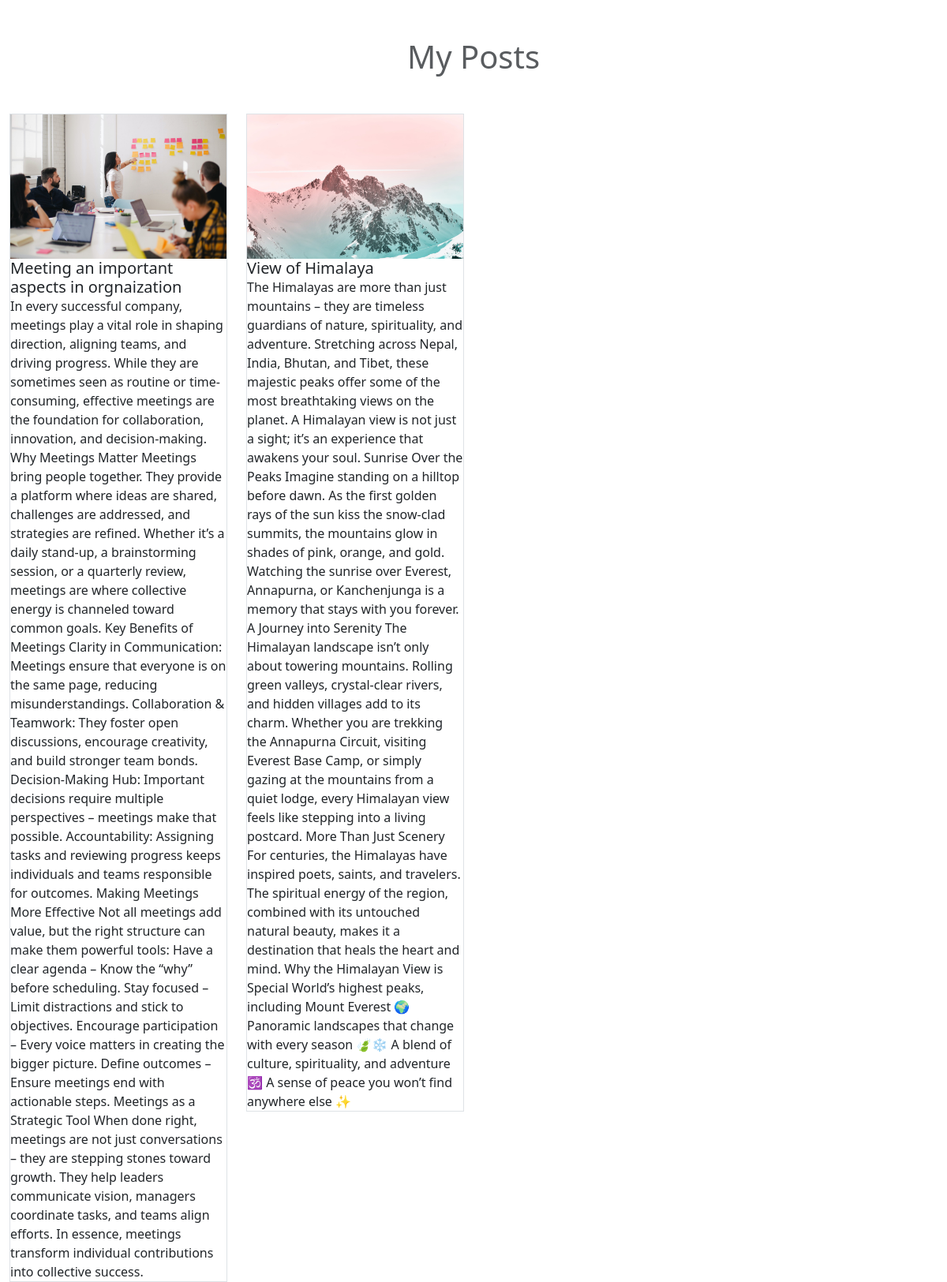
Screenshot of /blog/ with the database file from the repository.
### blog_app/models.py (models this page shows, shortened)
class Post(models.Model):
    title=models.CharField(max_length=100)
    content=models.TextField()
    image=models.ImageField(upload_to='post_image')
    created_at=models.DateTimeField(auto_now_add=True)
    updated_at=models.DateTimeField(auto_now=True)
    class Meta:
        ordering=['-created_at']
        db_table="blog_website"
        verbose_name_plural="Post"

### blog_app/views.py (the view)
# urls.py: path('blog/',views.get_all_post,name="blog"),
def get_all_post(request):
    posts=Post.objects.all()
    return render (request,'blog-app/blog.html',{
        'posts':posts
    })

### blog_app/templates/blog-app/blog.html (shortened to what this page needs)
<!DOCTYPE html>
<html lang="en">
<head>
   <link href="https://cdn.jsdelivr.net/npm/bootstrap@5.3.7/dist/css/bootstrap.min.css" rel="stylesheet">
</head>
<body>
    <div class="container-fluid ">
        <h1 class="text-center text-muted my-5">My Posts</h1>
         <div class="row row-cols-1 row-cols-md-4 g-4">
           {% for post in posts %}
  <div class="col">
    <div class="w-64 h-40 border">
      <img src="{{post.image.url}}" class="card-img-top" alt="{{post.title}}">
      <div class="card-body">
        <h5 class="card-title">{{post.title}}</h5>
        <p class="card-text">{{post.content}}</p>
      </div>
    </div>
  </div>
  {% endfor %}
    </div>
</body>
</html>

### rows the page displays
Post: image (picture), title "Meeting an important aspects in orgnaization", content "In every successful company, meetings play a vital role in shaping direction, aligning teams, and driving progress. While they are sometimes seen as routine or time-consuming, effective meetings are the foundation for collaboration, innovation, and decision-making. Why Meetings Matter Meetings bring people together. They provide a platform where ideas are shared, challenges are addressed, and strategies are refined. Whether it’s a daily stand-up, a brainstorming session, or a quarterly review, meetings are where collective energy is channeled toward common goals. Key Benefits of Meetings Clarity in Communication: Meetings ensure that everyone is on the same page, reducing misunderstandings.…"
Post: image (picture), title "View of Himalaya", content "The Himalayas are more than just mountains – they are timeless guardians of nature, spirituality, and adventure. Stretching across Nepal, India, Bhutan, and Tibet, these majestic peaks offer some of the most breathtaking views on the planet. A Himalayan view is not just a sight; it’s an experience that awakens your soul. Sunrise Over the Peaks Imagine standing on a hilltop before dawn. As the first golden rays of the sun kiss the snow-clad summits, the mountains glow in shades of pink, orange, and gold. Watching the sunrise over Everest, Annapurna, or Kanchenjunga is a memory that stays with you forever. A Journey into Serenity The Himalayan landscape isn’t only about towering mountains.…"
